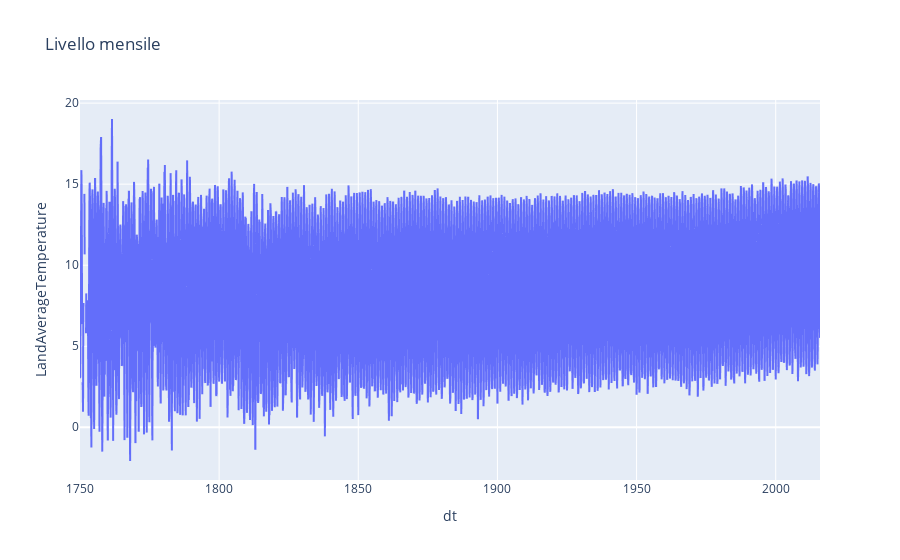

The cell this chart's notebook holds for it:
### Code cell
fig = px.line(df, x=df.dt, y="LandAverageTemperature", title='Livello mensile')
fig.show()

### Figure 1 — Plotly figure (JSON) as saved in the notebook; plotly's stock layout.template omitted (floating-point values rounded to 4 significant figures; data arrays with more than 128 entries replaced by an {"elided": "..."} marker saying what was removed)
{"data": [{"hovertemplate": "dt=%{x}<br>LandAverageTemperature=%{y}<extra></extra>", "legendgroup": "", "line": {"color": "#636efa", "dash": "solid"}, "marker": {"symbol": "circle"}, "mode": "lines", "name": "", "showlegend": false, "x": {"elided": "3192 str values"}, "xaxis": "x", "y": {"elided": "3192 float values"}, "yaxis": "y", "type": "scattergl"}], "layout": {"xaxis": {"anchor": "y", "domain": [0.0, 1.0], "title": {"text": "dt"}}, "yaxis": {"anchor": "x", "domain": [0.0, 1.0], "title": {"text": "LandAverageTemperature"}}, "legend": {"tracegroupgap": 0}, "title": {"text": "Livello mensile"}}}
